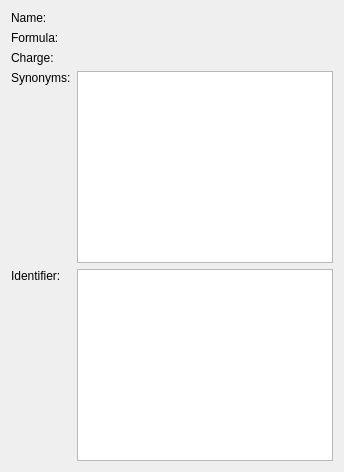
<?xml version="1.0" encoding="UTF-8"?>
<ui version="4.0">
 <class>Form</class>
 <widget class="QWidget" name="Form">
  <property name="geometry">
   <rect>
    <x>0</x>
    <y>0</y>
    <width>333</width>
    <height>465</height>
   </rect>
  </property>
  <property name="windowTitle">
   <string>Form</string>
  </property>
  <layout class="QFormLayout" name="formLayout">
   <item row="0" column="0">
    <widget class="QLabel" name="label">
     <property name="sizePolicy">
      <sizepolicy hsizetype="Minimum" vsizetype="Preferred">
       <horstretch>0</horstretch>
       <verstretch>0</verstretch>
      </sizepolicy>
     </property>
     <property name="text">
      <string>Name:</string>
     </property>
    </widget>
   </item>
   <item row="0" column="1">
    <widget class="QLabel" name="label_name">
     <property name="sizePolicy">
      <sizepolicy hsizetype="Minimum" vsizetype="Preferred">
       <horstretch>0</horstretch>
       <verstretch>0</verstretch>
      </sizepolicy>
     </property>
     <property name="text">
      <string/>
     </property>
     <property name="wordWrap">
      <bool>false</bool>
     </property>
    </widget>
   </item>
   <item row="1" column="0">
    <widget class="QLabel" name="label_4">
     <property name="sizePolicy">
      <sizepolicy hsizetype="Minimum" vsizetype="Preferred">
       <horstretch>0</horstretch>
       <verstretch>0</verstretch>
      </sizepolicy>
     </property>
     <property name="text">
      <string>Formula:</string>
     </property>
    </widget>
   </item>
   <item row="1" column="1">
    <widget class="QLabel" name="label_formula">
     <property name="sizePolicy">
      <sizepolicy hsizetype="Minimum" vsizetype="Preferred">
       <horstretch>0</horstretch>
       <verstretch>0</verstretch>
      </sizepolicy>
     </property>
     <property name="text">
      <string/>
     </property>
    </widget>
   </item>
   <item row="2" column="0">
    <widget class="QLabel" name="label_2">
     <property name="sizePolicy">
      <sizepolicy hsizetype="Minimum" vsizetype="Preferred">
       <horstretch>0</horstretch>
       <verstretch>0</verstretch>
      </sizepolicy>
     </property>
     <property name="text">
      <string>Charge:</string>
     </property>
    </widget>
   </item>
   <item row="2" column="1">
    <widget class="QLabel" name="label_charge">
     <property name="sizePolicy">
      <sizepolicy hsizetype="Minimum" vsizetype="Preferred">
       <horstretch>0</horstretch>
       <verstretch>0</verstretch>
      </sizepolicy>
     </property>
     <property name="text">
      <string/>
     </property>
    </widget>
   </item>
   <item row="3" column="0">
    <widget class="QLabel" name="label_3">
     <property name="sizePolicy">
      <sizepolicy hsizetype="Minimum" vsizetype="Preferred">
       <horstretch>0</horstretch>
       <verstretch>0</verstretch>
      </sizepolicy>
     </property>
     <property name="text">
      <string>Synonyms:</string>
     </property>
     <property name="alignment">
      <set>Qt::AlignLeading|Qt::AlignLeft|Qt::AlignTop</set>
     </property>
    </widget>
   </item>
   <item row="3" column="1">
    <widget class="QListWidget" name="list_synonyms">
     <property name="sizePolicy">
      <sizepolicy hsizetype="Minimum" vsizetype="Minimum">
       <horstretch>0</horstretch>
       <verstretch>0</verstretch>
      </sizepolicy>
     </property>
     <property name="frameShape">
      <enum>QFrame::StyledPanel</enum>
     </property>
     <property name="editTriggers">
      <set>QAbstractItemView::NoEditTriggers</set>
     </property>
     <property name="selectionMode">
      <enum>QAbstractItemView::NoSelection</enum>
     </property>
     <property name="layoutMode">
      <enum>QListView::SinglePass</enum>
     </property>
    </widget>
   </item>
   <item row="4" column="0">
    <widget class="QLabel" name="label_5">
     <property name="sizePolicy">
      <sizepolicy hsizetype="Minimum" vsizetype="Preferred">
       <horstretch>0</horstretch>
       <verstretch>0</verstretch>
      </sizepolicy>
     </property>
     <property name="text">
      <string>Identifier:</string>
     </property>
     <property name="alignment">
      <set>Qt::AlignLeading|Qt::AlignLeft|Qt::AlignTop</set>
     </property>
    </widget>
   </item>
   <item row="4" column="1">
    <widget class="QTableWidget" name="tableWidget">
     <property name="sizePolicy">
      <sizepolicy hsizetype="Minimum" vsizetype="Minimum">
       <horstretch>0</horstretch>
       <verstretch>0</verstretch>
      </sizepolicy>
     </property>
     <property name="editTriggers">
      <set>QAbstractItemView::NoEditTriggers</set>
     </property>
     <property name="wordWrap">
      <bool>false</bool>
     </property>
     <attribute name="horizontalHeaderStretchLastSection">
      <bool>true</bool>
     </attribute>
     <attribute name="verticalHeaderVisible">
      <bool>false</bool>
     </attribute>
     <attribute name="verticalHeaderHighlightSections">
      <bool>false</bool>
     </attribute>
    </widget>
   </item>
  </layout>
 </widget>
 <resources/>
 <connections/>
</ui>
